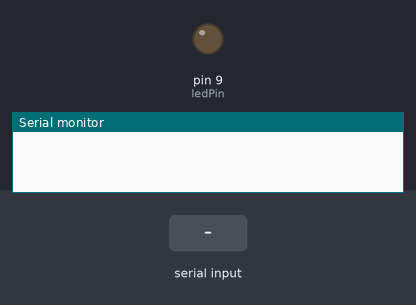
A sketch run on a simulated Arduino Uno, built with avr-gcc and run on an emulated ATmega328P. On the bench: output pins drawn as LEDs (lit = HIGH), the last lines printed to the serial monitor. The test bench sets the inputs (shaded band).

Above: at 1.2 s.
1.3 s: "H" received over Serial
At 2.5 s:
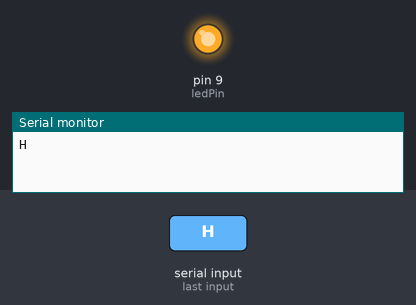
2.8 s: "L" received over Serial
At 3.8 s:
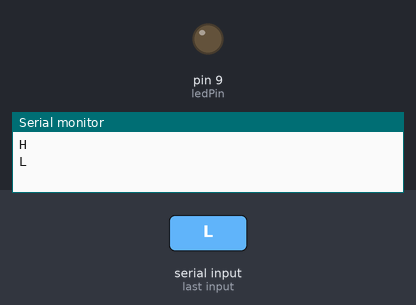
Timing chart, 0 to 5.8 s (numbered marks = the images above; inputs shaded):
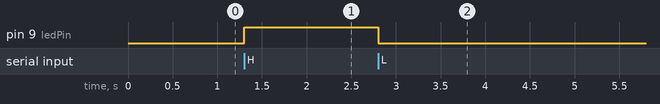

Measured:
- after the input at 1.3 s, pin 9 (ledPin): LOW → HIGH at once
- after the input at 2.8 s, pin 9 (ledPin): HIGH → LOW at once

The sketch:

test_pcInput_2.ino
```cpp
const int ledPin = 9;

void setup(){
  Serial.begin(9600);
  pinMode(ledPin,OUTPUT);
}

void loop(){
  if(Serial.available()){
    char in = Serial.read();
    if(in == 'H'){
      digitalWrite(ledPin,HIGH);
      Serial.println(in);
    }
    else if (in == 'L'){
      digitalWrite(ledPin,LOW);
      Serial.println(in);
    }
  }
}
```
